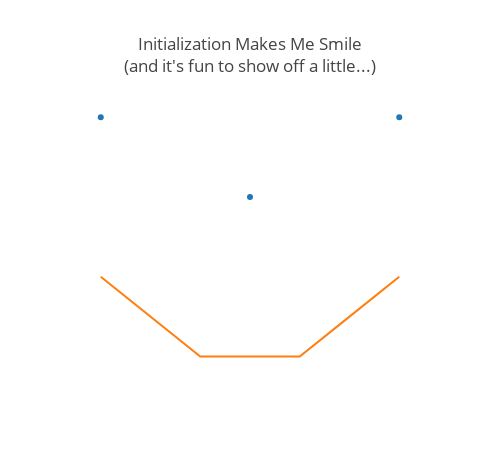

The cell this chart's notebook holds for it:
### Markdown cell above
# Feature Correlations Plot

### Code cell
import math
import numpy as np
import pandas as pd
from IPython.display import display, Markdown, Latex, HTML, IFrame

import plotly.plotly as ply
import plotly.tools as plytool
import plotly.graph_objs as go
import plotly.offline as plyoff

# plotly initialization
# if using jupyter lab, must have the plotly extension installed: https://github.com/jupyterlab/jupyter-renderers/tree/master/packages/plotly-extension
# jupyter labextension install @jupyterlab/plotly-extension
plyoff.init_notebook_mode(connected=True)
x1 = [1,4,7]; y1 = [7,5,7]
x2 = [1,2,3,4,5,6,7]; y2 = [3,2,1,1,1,2,3]
plyoff.iplot(go.Figure(data=[go.Scatter({"x":x1, "y":y1, 'mode':'markers'}),
                             go.Scatter({"x":x2, "y":y2, 'mode':'lines'})],
                                        layout=go.Layout(autosize=False,width=500,title="Initialization Makes Me Smile<br>(and it's fun to show off a little...)",
                                                         showlegend=False, xaxis={'showgrid':False, 'showticklabels':False},
                                                         yaxis={'showgrid':False, 'showticklabels':False})))

# plotly authentication - not needed for offline mode
plytool.set_credentials_file(username='ahowe42', api_key='PEbf792steMBTCn3TcSR')

### Figure 1 — Plotly figure (JSON) as saved in the notebook; plotly's stock layout.template omitted (floating-point values rounded to 4 significant figures)
{"data": [{"mode": "markers", "type": "scatter", "uid": "f615c739-59c5-455d-a89f-f2a25d40b54a", "x": [1, 4, 7], "y": [7, 5, 7]}, {"mode": "lines", "type": "scatter", "uid": "e1260de2-c611-497e-a02f-5fd5aa0bf545", "x": [1, 2, 3, 4, 5, 6, 7], "y": [3, 2, 1, 1, 1, 2, 3]}], "layout": {"autosize": false, "height": 450, "showlegend": false, "title": {"text": "Initialization Makes Me Smile<br>(and it's fun to show off a little...)"}, "width": 500, "xaxis": {"autorange": true, "range": [0.5829, 7.417], "showgrid": false, "showticklabels": false, "type": "linear"}, "yaxis": {"autorange": true, "range": [0.6614, 7.433], "showgrid": false, "showticklabels": false, "type": "linear"}}}
